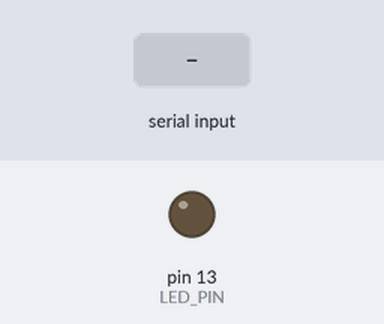
The sketch below on a simulated Arduino Uno, built with avr-gcc and run on an emulated ATmega328P. On the bench: output pins drawn as LEDs (lit = HIGH). The inputs (shaded band) are chosen by the test bench. Random numbers use the default seed unless the sketch sets one; what the sketch prints to the serial monitor is not drawn.

Above: at 0.1 s.
At 1.2 s:
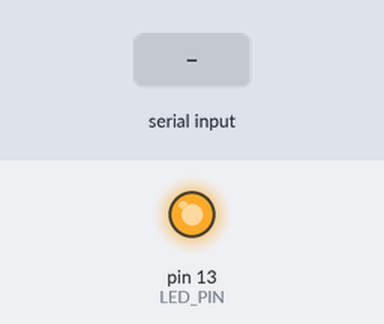
1.3 s: "led on\n" received over Serial
2.8 s: "help\n" received over Serial
4.3 s: "status\n" received over Serial
Timing chart, 0 to 7.3 s (numbered marks = the images above; inputs shaded):
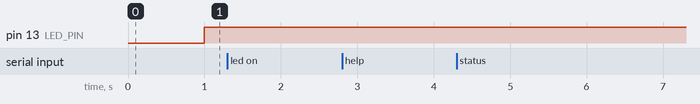

The sketch:

NanoOS_V1.0.ino
```cpp
/*
  NanoOS v1.0 - Un sistema operativo básico para Arduino Uno
  Características: Multitarea cooperativa y Consola Serial (Shell)
*/

// --- 1. ESTRUCTURAS DEL KERNEL ---

// Definimos qué es una "Tarea" (Proceso)
struct Tarea {
  void (*funcion)();          // Puntero a la función que hace el trabajo
  unsigned long intervalo;    // Cada cuántos milisegundos se ejecuta
  unsigned long ultimaEjecucion; // Cuándo se ejecutó por última vez
  bool activa;                // Si la tarea está corriendo o pausada
};

// --- 2. CONFIGURACIÓN DEL SISTEMA ---

// Definimos el máximo de tareas para no saturar la RAM
const int MAX_TAREAS = 5;
Tarea listaDeTareas[MAX_TAREAS];

// Pin para demostración de hardware
const int LED_PIN = 13;
bool ledState = false;

// --- 3. DEFINICIÓN DE PROCESOS (Tus "Apps") ---

// Proceso 1: Parpadeo de LED (Sistema visual)
void procesoLed() {
  ledState = !ledState;
  digitalWrite(LED_PIN, ledState);
  // No imprimimos aquí para no saturar la consola
}

// Proceso 2: Monitor del Sistema (Reporte de estado)
void procesoMonitor() {
  Serial.print("[SISTEMA] Uptime: ");
  Serial.print(millis() / 1000);
  Serial.println(" segundos. Todo nominal.");
}

// Proceso 3: Simulación de lectura de sensor
void procesoSensor() {
  int simulacion = random(0, 100);
  // Solo avisamos si hay un valor "crítico" para simular una alerta
  if (simulacion > 90) {
    Serial.print("[ALERTA] Sensor detectó pico alto: ");
    Serial.println(simulacion);
  }
}

// --- 4. FUNCIONES DEL KERNEL (API) ---

void registrarTarea(int id, void (*func)(), long ms) {
  if (id >= 0 && id < MAX_TAREAS) {
    listaDeTareas[id].funcion = func;
    listaDeTareas[id].intervalo = ms;
    listaDeTareas[id].ultimaEjecucion = 0;
    listaDeTareas[id].activa = true;
  }
}

void ejecutarPlanificador() {
  unsigned long tiempoActual = millis();

  for (int i = 0; i < MAX_TAREAS; i++) {
    if (listaDeTareas[i].activa) {
      if (tiempoActual - listaDeTareas[i].ultimaEjecucion >= listaDeTareas[i].intervalo) {
        // Guardamos el tiempo antes de ejecutar para mantener el ritmo
        listaDeTareas[i].ultimaEjecucion = tiempoActual;

        // Ejecutamos la tarea (Context Switch simulado)
        listaDeTareas[i].funcion();
      }
    }
  }
}

// --- 5. LA SHELL (Intérprete de Comandos) ---

void procesarComando(String comando) {
  comando.trim(); // Quitar espacios extra

  if (comando == "help") {
    Serial.println("--- Comandos NanoOS ---");
    Serial.println(" help    : Muestra esta lista");
    Serial.println(" status  : Estado de la memoria y tareas");
    Serial.println(" led on  : Fuerza encendido del LED");
    Serial.println(" led off : Fuerza apagado del LED");
    Serial.println(" reboot  : Reinicia el sistema (software)");
  }
  else if (comando == "status") {
    Serial.print("Tareas activas: ");
    Serial.println(MAX_TAREAS);
    Serial.println("Sistema corriendo correctamente.");
  }
  else if (comando == "led on") {
    // Pausamos el proceso automático para tomar control manual
    listaDeTareas[0].activa = false;
    digitalWrite(LED_PIN, HIGH);
    Serial.println("Control manual: LED Encendido.");
  }
  else if (comando == "led off") {
    listaDeTareas[0].activa = false;
    digitalWrite(LED_PIN, LOW);
    Serial.println("Control manual: LED Apagado.");
  }
  else if (comando == "reboot") {
    Serial.println("Reiniciando...");
    delay(500);
    asm volatile ("  jmp 0"); // Salta a la dirección 0 (Reset)
  }
  else {
    Serial.println("Comando desconocido: " + comando);
  }

  // Volvemos a mostrar el prompt
  Serial.print("user@nano-os:~$ ");
}

// --- 6. ARRANQUE Y BUCLE PRINCIPAL ---

void setup() {
  Serial.begin(9600);
  pinMode(LED_PIN, OUTPUT);

  // Boot sequence
  Serial.println("\nIniciando NanoOS v1.0...");
  Serial.println("Cargando kernel...");

  // Registrar las tareas en el planificador
  // ID 0: LED parpadea cada 1000ms (1 seg)
  registrarTarea(0, procesoLed, 1000);

  // ID 1: Monitor imprime estado cada 5000ms (5 seg)
  registrarTarea(1, procesoMonitor, 5000);

  // ID 2: Sensor lee cada 2000ms (2 seg)
  registrarTarea(2, procesoSensor, 2000);

  Serial.println("Sistema listo. Escribe 'help' para ayuda.");
  Serial.print("user@nano-os:~$ ");
}

void loop() {
  // 1. Ejecutar tareas en segundo plano
  ejecutarPlanificador();

  // 2. Escuchar input del usuario (Interrupción simulada)
  if (Serial.available() > 0) {
    String input = Serial.readStringUntil('\n');
    procesarComando(input);
  }
}
```

Measured:
- after the input at 1.3 s, every drawn part: stays the same
- after the input at 2.8 s, every drawn part: stays the same
- after the input at 4.3 s, every drawn part: stays the same
